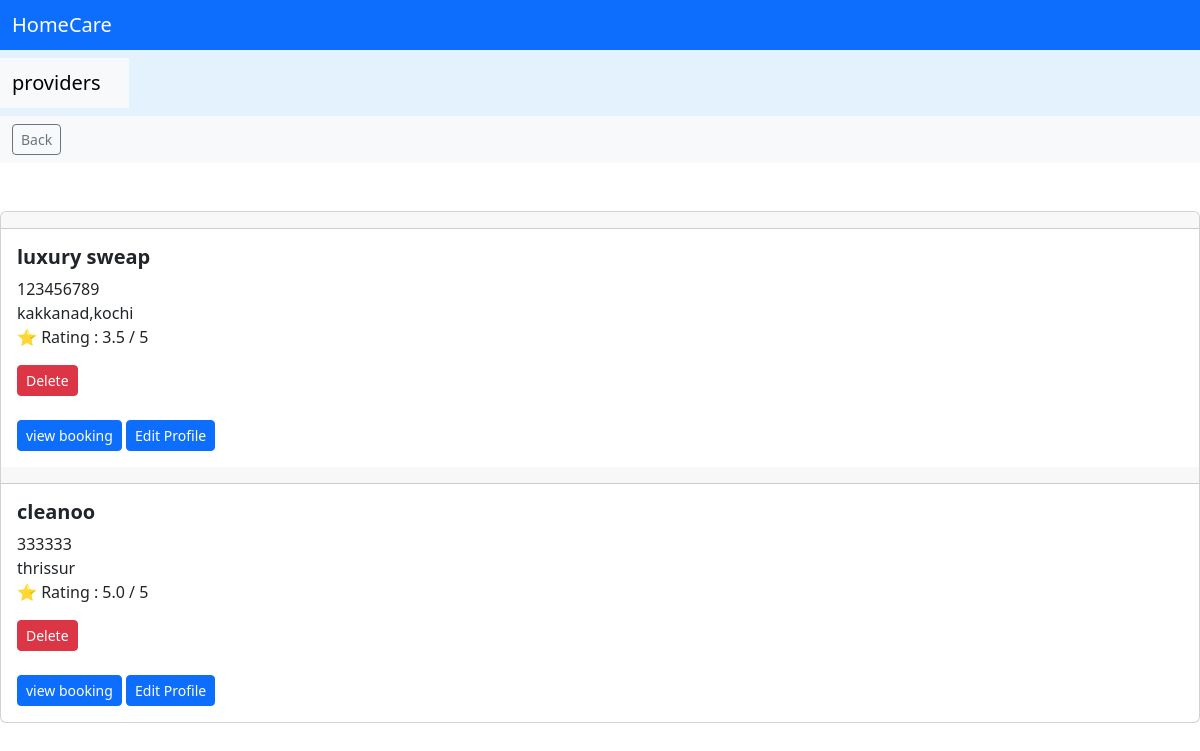
Before: /view_providers/1/ with the older database file.
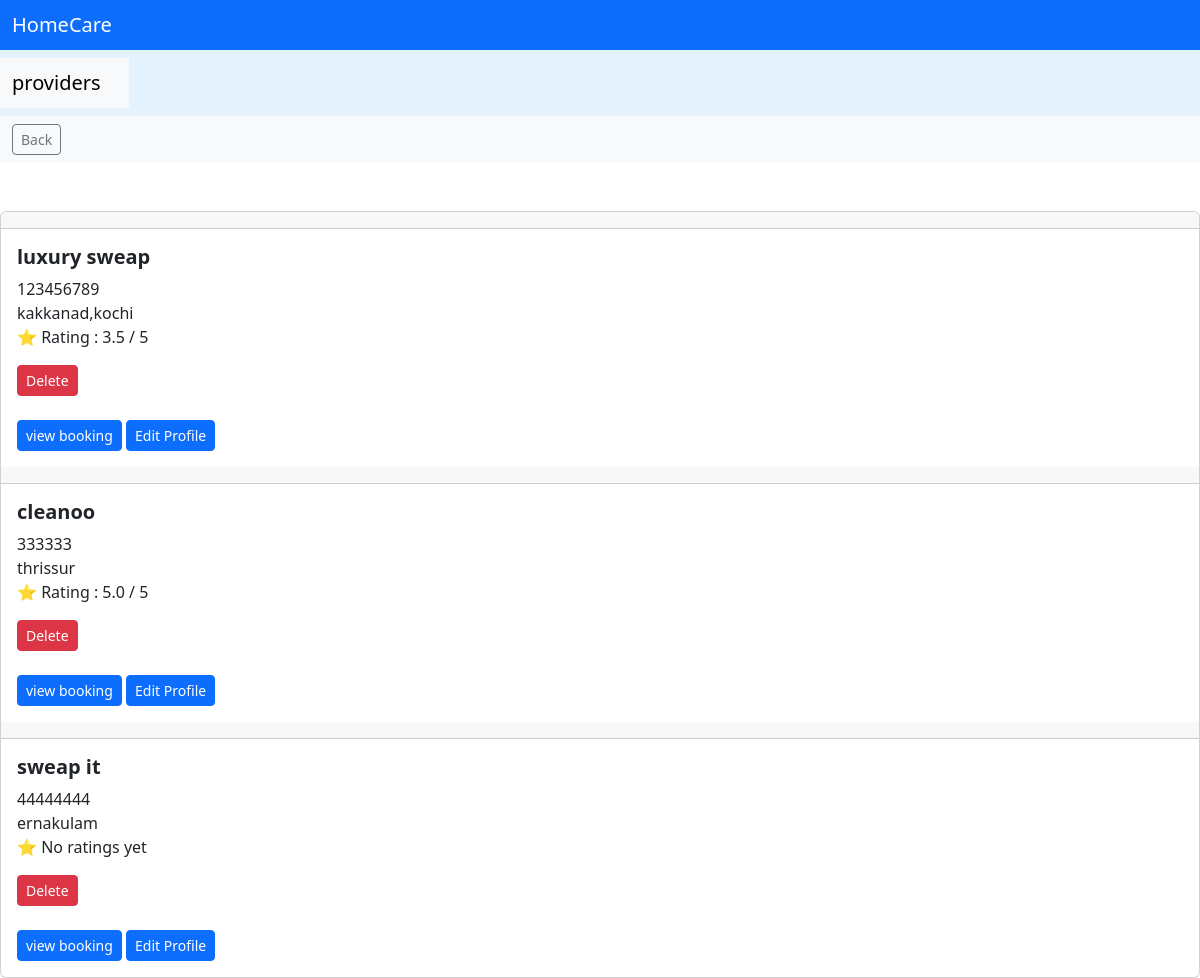
After: the same page with the newer database file.
### provider_app/models.py (models this page shows, shortened)
class ProviderService(models.Model):
    provider = models.ForeignKey(Provider, on_delete=models.CASCADE)
    service = models.ForeignKey(Service, on_delete=models.CASCADE)
    price = models.DecimalField(max_digits=8, decimal_places=2)

class Provider(models.Model):
    user = models.OneToOneField(User, on_delete=models.CASCADE)
    company_name = models.CharField(max_length=100)
    phone = models.CharField(max_length=15)
    address = models.TextField()

### admin_app/views.py (the view)
# urls.py: path('view_providers/<int:service_id>/',views.view_providers,name='view_providers'),
def view_providers(request,service_id):
    providers = ProviderService.objects.filter(
        service_id=service_id
    ).select_related('provider').annotate(
        avg_rating=Avg('review__rating')
    )
    return render(request, 'view_providers.html', {'providers': providers})

### admin_app/templates/view_providers.html (shortened to what this page needs)
<!DOCTYPE html>
<html lang="en">
<head>
    <link href="https://cdn.jsdelivr.net/npm/bootstrap@5.3.8/dist/css/bootstrap.min.css" rel="stylesheet">
</head>
<body>
     <nav class="navbar bg-primary" data-bs-theme="dark">
  <div class="container-fluid">
    <span class="navbar-brand mb-0 h1">HomeCare</span>
  </div>
</nav>
<nav class="navbar" style="background-color: #e3f2fd;" data-bs-theme="light">
  <nav class="navbar bg-body-tertiary">
  <div class="container-fluid">
    <span class="navbar-brand mb-0 h1">providers</span>
  </div>
</nav>
</nav>
<nav class="navbar bg-body-tertiary">
  <form class="container-fluid justify-content-start">
    <a href="{% url 'view_services' %}" class="btn btn-sm btn-outline-secondary">Back</a>
  </form>
</nav>
<br><br>
    <div class="card">
      {% for provider in providers %}
  <h5 class="card-header"></h5>
  <div class="card-body">
    <h5 class="card-title"><strong>{{ provider.provider.company_name }}</strong><br></h5>
    <div class="card-text">  {{ provider.provider.phone }}<br>
    <div class="card-text">  {{ provider.provider.address }}<br>
       <p class="provider-rating">
    ⭐
    {% if provider.avg_rating %}
        <span class="rating-number">
          Rating : {{ provider.avg_rating|floatformat:1 }} / 5
        </span>
    {% else %}
        <span class="no-rating">No ratings yet</span>
    {% endif %}
</p>
      <div class="mt-2">
    <form action="{% url 'delete_provider' provider.id %}" method="POST"
          onsubmit="return confirm('Are you sure,you want to delete?');">
        <button class="btn btn-danger btn-sm">Delete</button>
    </form>
    <br>
    <a href="{% url 'view_bookings' provider.provider.id %}"  class="btn btn-primary btn-sm">view booking</a>
    <a href="{% url 'admin_edit_provider_profile' provider.id %}"
   class="btn btn-primary btn-sm">
   Edit Profile
</a>
</div>
      </div>
    </div></div>
    {% endfor %}
    </div>
</body>
</html>

Changed rows visible on the page:
added ProviderService: provider.company_name "sweap it", provider.phone "44444444", provider.address "ernakulam", shows "No ratings yet"
